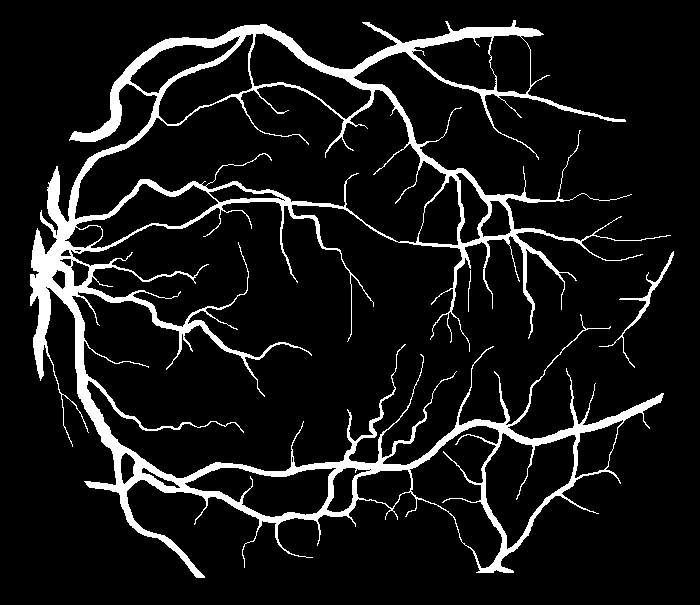
%> input picture stare dataset 1/im0001.vk.ppm, 700 x 605 px
$ octave --eval "result = segmentRetina(imread('stare dataset 1/im0001.vk.ppm'));"   (GNU Octave 9; MATLAB toolbox functions it lacks are replaced by stand-ins)
%> lines starting %> are read from the running program, lines starting %| are printed output that depends on the picture; in (x1, y1, x2, y2) boxes, pixels count from 0 and x2, y2 are one past the last pixel; in counts of white or black regions, pixels touching at a corner belong together; the program's own positions count from 1
### isodata.m

function level=isodata(I)
% Convert all N-D arrays into a single column.  Convert to uint8 for
% fastest histogram computation.
I = im2uint8(I(:));

% STEP 1: Compute mean intensity of image from histogram, set T=mean(I)
[counts,N]=imhist(I);
i=1;
mu=cumsum(counts);
T(i)=(sum(N.*counts))/mu(end);
T(i)=round(T(i));

% STEP 2: compute Mean above T (MAT) and Mean below T (MBT) using T from
% step 1
mu2=cumsum(counts(1:T(i)));
MBT=sum(N(1:T(i)).*counts(1:T(i)))/mu2(end);

mu3=cumsum(counts(T(i):end));
MAT=sum(N(T(i):end).*counts(T(i):end))/mu3(end);
i=i+1;
% new T = (MAT+MBT)/2
T(i)=round((MAT+MBT)/2);
Threshold=T(i);
% STEP 3 to n: repeat step 2 if T(i)~=T(i-1)
while abs(T(i)-T(i-1))>=1
    mu2=cumsum(counts(1:T(i)));
    MBT=sum(N(1:T(i)).*counts(1:T(i)))/mu2(end);

    mu3=cumsum(counts(T(i):end));
    MAT=sum(N(T(i):end).*counts(T(i):end))/mu3(end);

    i=i+1;
    T(i)=round((MAT+MBT)/2);
    Threshold=T(i);
end

 % Normalize the threshold to the range [i, 1].
level = (Threshold - 1) / (N(end) - 1);

### imoverlay.m
function out = imoverlay(in, mask, color)
% If the user doesn't specify the color, use white.
DEFAULT_COLOR = [1 1 1];
if nargin < 3
    color = DEFAULT_COLOR;
end

% Force the 2nd input to be logical.
mask = (mask ~= 0);

% Make the uint8 the working data class.  The output is also uint8.
in_uint8 = im2uint8(in);
color_uint8 = im2uint8(color);

% Initialize the red, green, and blue output channels.
if ndims(in_uint8) == 2
    % Input is grayscale.  Initialize all output channels the same.
    out_red   = in_uint8;
    out_green = in_uint8;
    out_blue  = in_uint8;
else
    % Input is RGB truecolor.
    out_red   = in_uint8(:,:,1);
    out_green = in_uint8(:,:,2);
    out_blue  = in_uint8(:,:,3);
end

% Replace output channel values in the mask locations with the appropriate
% color value.
out_red(mask)   = color_uint8(1);
out_green(mask) = color_uint8(2);
out_blue(mask)  = color_uint8(3);

% Form an RGB truecolor image by concatenating the channel matrices along
% the third dimension.
out = cat(3, out_red, out_green, out_blue);

### segmentRetina.m
function segimg = segmentRetina(I)
[r,c, ~] = size(I);
%> r = 605; c = 700
B = imresize(I, [r c]);
%> B is the input picture: size 605x700 uint8; 9.2% white; 3 white regions, box (x1, y1, x2, y2) and area: (30, 20, 671, 578) 38640, (599, 251, 674, 368) 487, (468, 270, 471, 312) 44
gray = im2double(B);
%% Median Filter for removal of Salt and Pepper noise
gray=medfilt2(gray);
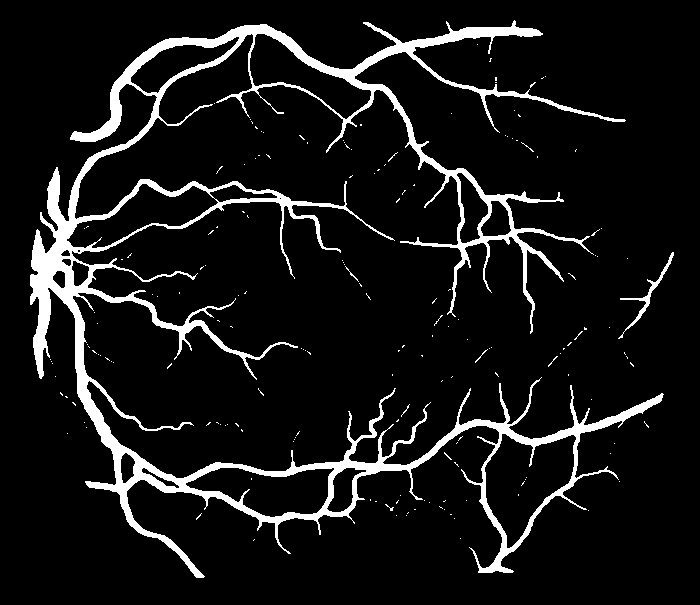
%> gray: size 605x700 double; values 0 (black) and 1 (white), 8.6% white; 176 white regions (172 under 20 px), largest, box (x1, y1, x2, y2) and area: (30, 20, 664, 578) 35423, (618, 252, 674, 339) 409, (345, 266, 359, 282) 27, (475, 349, 488, 363) 23
%% Contrast Enhancment of gray image using CLAHE
J = adapthisteq(gray,'numTiles',[8 8],'nBins',128);
%% Background Exclusion                    % Apply Average Filter
 h = fspecial('average', [9 9]);
 JF = imfilter(J, h);
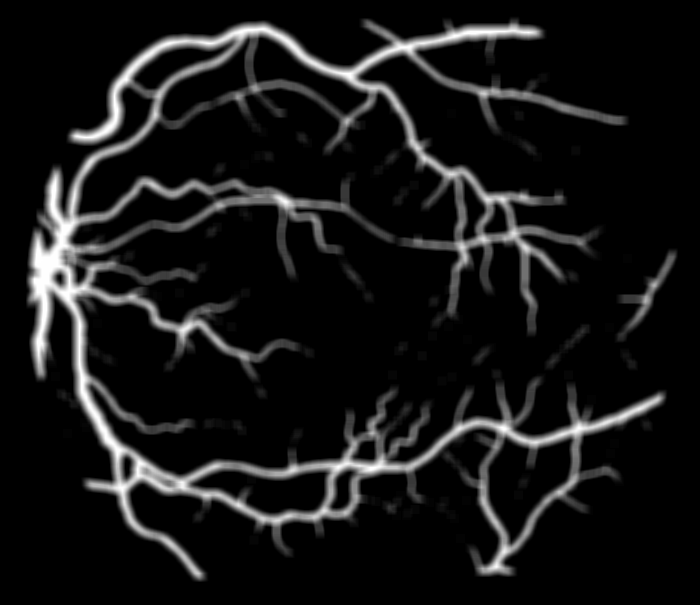
%> JF: size 605x700 double; min 1.83e-05, max 1, mean 0.0863
 %figure, imshow(JF)
% Take the difference between the gray image and Average Filter
Z = imsubtract(JF, J);
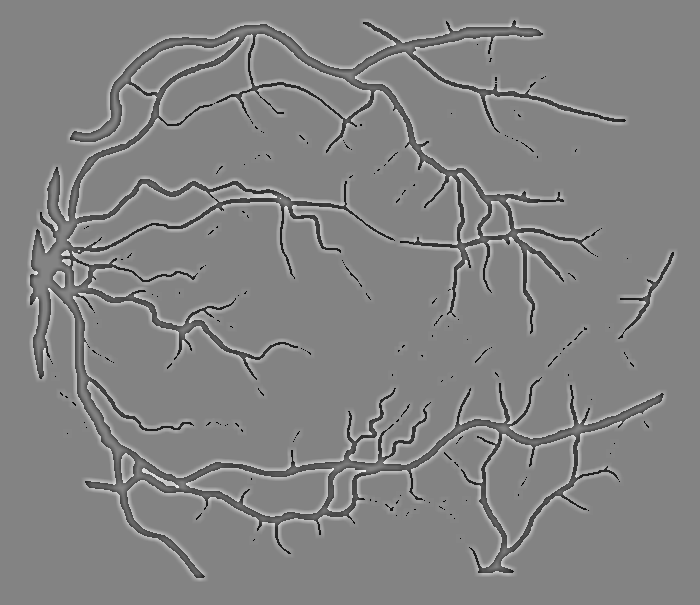
%> Z: size 605x700 double; min -0.988, max 0.926, mean -4.05e-07; drawn with min black and max white
%figure, imshow(Z);
%% Threshold using the IsoData Method
level=isodata(Z); % this is our threshold level
%> in isodata, `[counts,N]=imhist(I);`: counts = 256 values, max 343811 at index 1, min 0 at index 2, mean 1654.3; N = 256 values from 0 to 255
%> in isodata, `mu=cumsum(counts);`: mu = 256 values from 343811 to 423500
%> in isodata, `mu2=cumsum(counts(1:T(i)));`: mu2 = [343811; 343811; 343811; 352018; 352018; 352018; 357288; 357288; 357288]
%> in isodata, `MBT=sum(N(1:T(i)).*counts(1:T(i)))/mu2(end);`: MBT = 0.157
%> in isodata, `mu3=cumsum(counts(T(i):end));`: mu3 = 248 values from 0 to 66212
%> in isodata, `MAT=sum(N(T(i):end).*counts(T(i):end))/mu3(end);`: MAT = 53.74
%> in isodata, `Threshold=T(i);`: Threshold = 27
%> the loop in isodata, `while abs(T(i)-T(i-1))>=1` made 4 passes
%> (MBT, MAT, Threshold) on passes 1 to 4: (1.01, 70.34, 36), (1.53, 75.38, 38), (1.53, 77.14, 39), (1.7, 77.14, 39)
%> after the loop in isodata, `while abs(T(i)-T(i-1))>=1`: T = [9 27 36 38 39 39]
%> in isodata, `level = (Threshold - 1) / (N(end) - 1);`: level = 0.15
%> level = 0.15
 %% Convert to Binary
  BW = imbinarize(Z, level);%one of the factors to play arouund
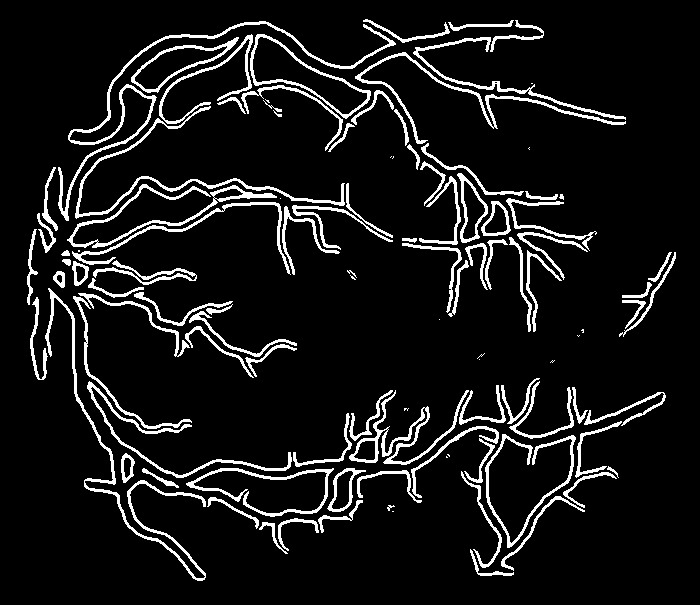
%> BW: size 605x700 logical; 8.8% white; 108 white regions (18 under 20 px), largest, box (x1, y1, x2, y2) and area: (58, 21, 396, 221) 2333, (45, 288, 206, 581) 2035, (75, 106, 345, 219) 1492
%% Remove small pixels
 BW2 = bwareaopen(BW, 100);
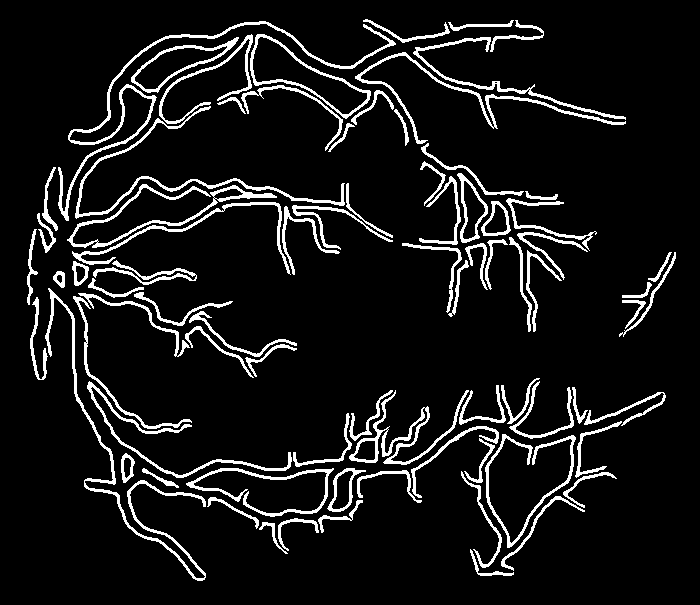
%> BW2: size 605x700 logical; 8.7% white; 79 white regions, largest, box (x1, y1, x2, y2) and area: (58, 21, 396, 221) 2333, (45, 288, 206, 581) 2035, (75, 106, 345, 219) 1492

%% Overlay
BW2 = imcomplement(BW2);
out = imoverlay(B, BW2, [0 0 0]);
%> in imoverlay, `out_red(mask)   = color_uint8(1);`:
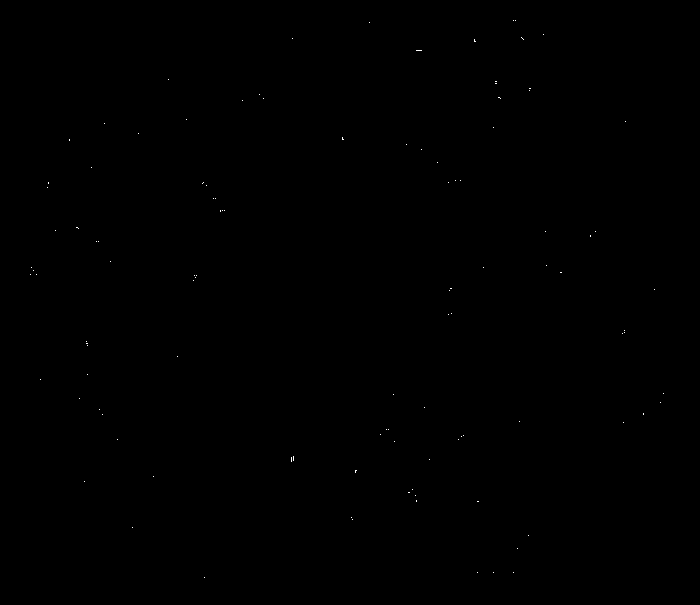
%> out_red: size 605x700 uint8; 0.04% white in thin lines or dots, all inside (x1, y1, x2, y2) = (30, 20, 664, 578)
%figure, imshow(out)

vv = rgb2gray(out);
binaryImage = vv > 60;

BW2 = bwmorph(binaryImage,'close');
BW2 = bwmorph(BW2,'close');
BW2 = bwmorph(BW2,'clean'); %post processing morphological operations
%> BW2: size 605x700 logical; 0.02% white in thin lines or dots, all inside (x1, y1, x2, y2) = (48, 20, 644, 502)
%figure, imshow(BW2);
segimg = BW2;
end
